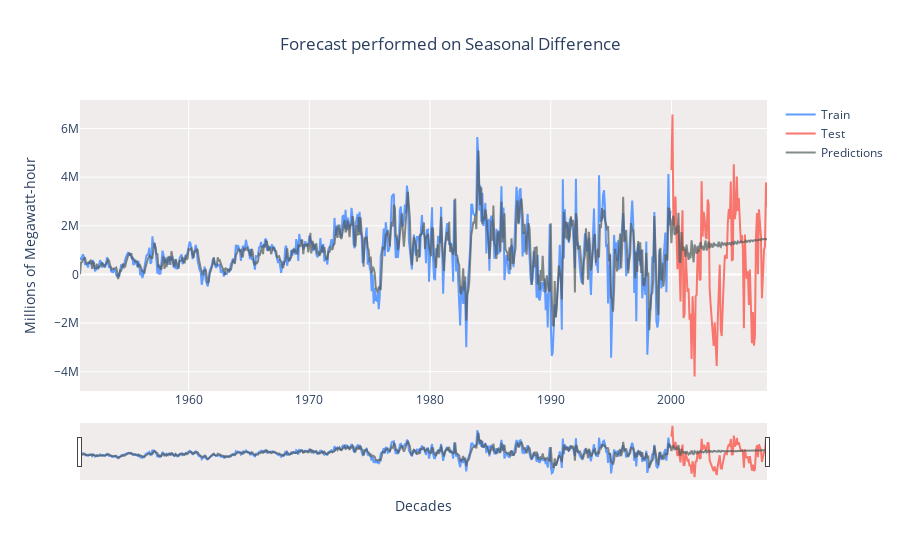

Here is the notebook cell this chart was saved with:
### Markdown cell above
Training dataset using the <span style="color:#B40404;font-size:100%;font-weight:bold">seasonal difference</span>

### Code cell
fig = go.Figure()
fig.add_trace(go.Scatter(x=train.index, y=train, mode='lines', line_color='#619CFF', name="Train"))
fig.add_trace(go.Scatter(x=test.index, y=test,line_color='#F8766D', mode='lines', name="Test"))
fig.add_trace(go.Scatter(x=whole_prediction_dif.index, y=whole_prediction_dif, mode='lines', line_color='#515A5A',
                        opacity=0.7, name="Predictions"))
fig.update_xaxes(rangeslider_visible=True)
fig.update_layout(
    yaxis_title="Millions of Megawatt-hour", 
    xaxis_title="Decades",
    title="Forecast performed on Seasonal Difference",
    title_x=0.5
)
fig.update_layout(plot_bgcolor='#F0ECEC')
fig.show()
